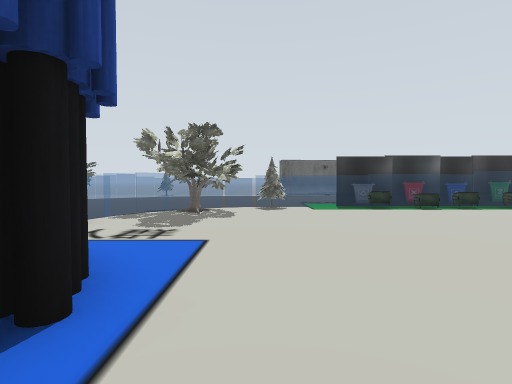
[1] (above)

18 first-person views from a walk through a robot-simulator world made for Gazebo. The camera is 0.45 m above the floor, tilts 2° down and sees 80° across. The lines on the ground mark 1 m squares. The floor is counted in squares, 0.5 m on a side. Each view is taken from the middle of a square. On the plan, view 1 faces up. The plan holds only what a view shows up to about 11 squares ahead; the rest is blank. The place goes on beyond the plan. The robots in the file are not drawn. Simple shapes stand in for some stock models.

[2]
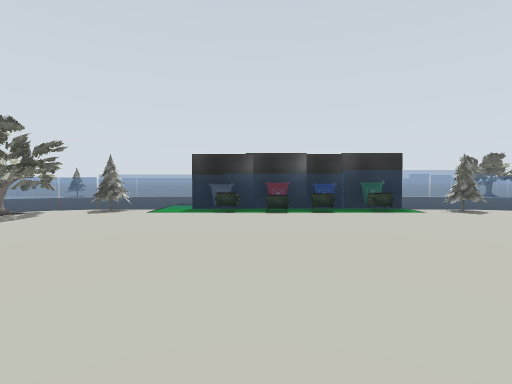

[3]
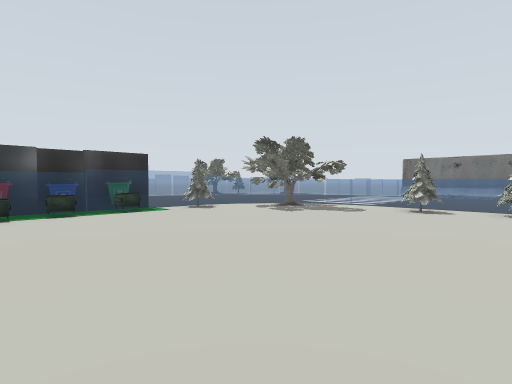

[4]
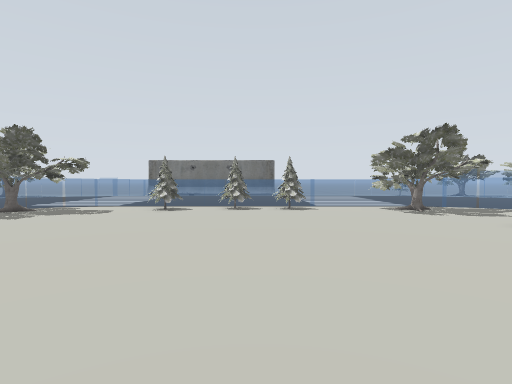

[5]
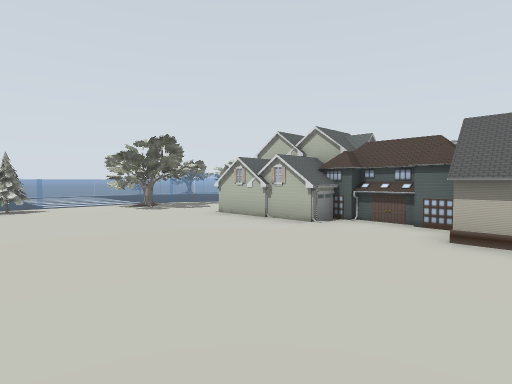

[6]
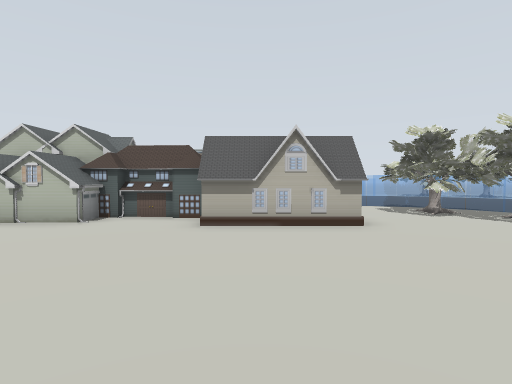

[7]
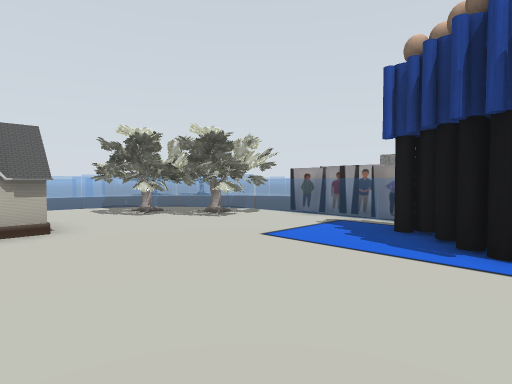

[8]
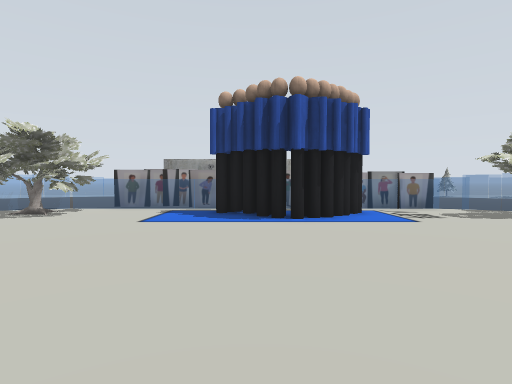

[9]
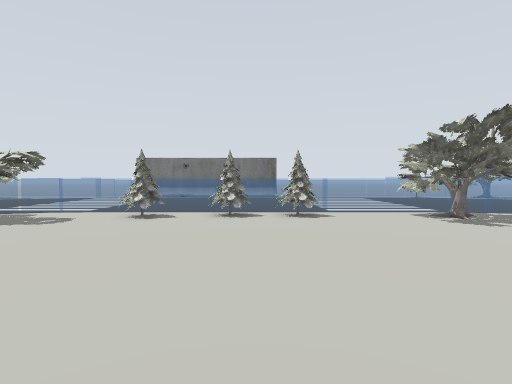

[10]
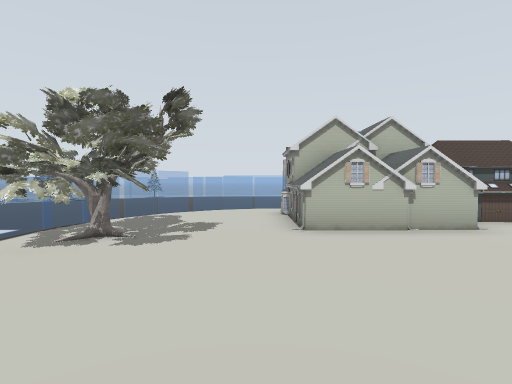

[11]
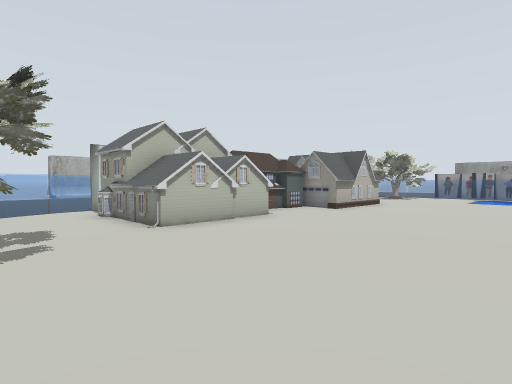

[12]
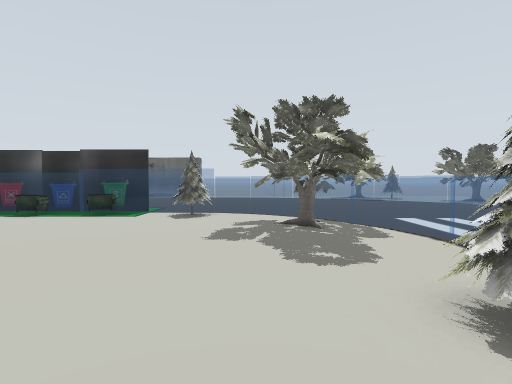

[13]
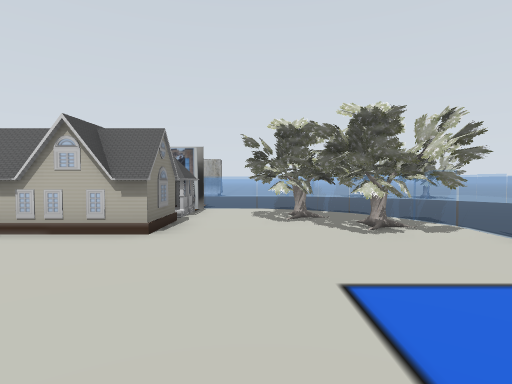

[14]
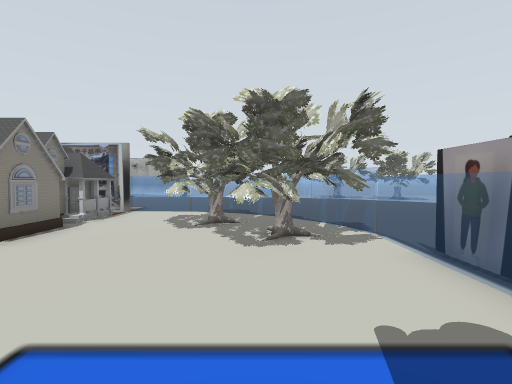

[15]
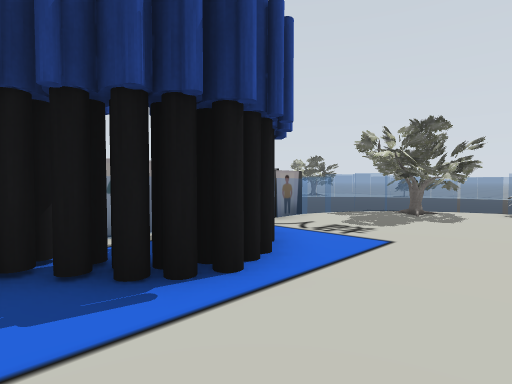

[16]
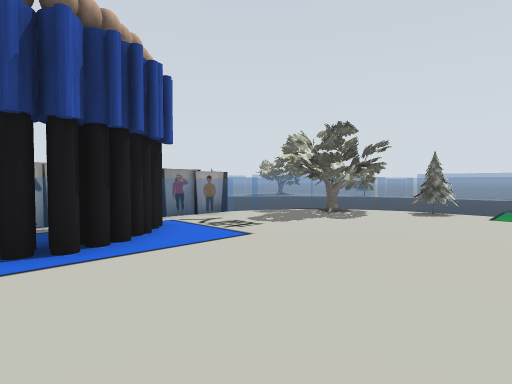

[17]
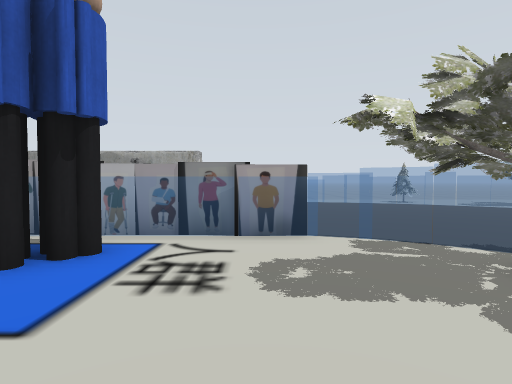

[18]
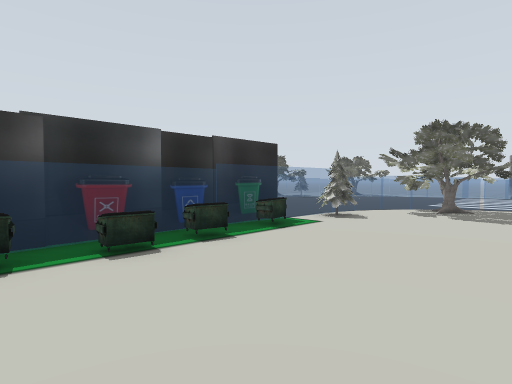

### Floor plan
Key: @ floor where view 1 was taken; # wall or solid block; . floor; = window, fence, low wall or low ledge; B bin; T oak tree; P pine tree; U dumpster; E person; H house; S sign.
Columns run from 4 left of view 1 to 16 right of it. Each row starts with its distance up from view 1.
 11 .. =##==B=BB=B=P==...
 10 .TTTPP..UUUU.U.PPT##.
  9 . TTT............TTT.
  8 =TTT.............TTT=
  7 =.TT.............TTT=
  6 S.................TT=
  5 S...................=
  4 SE................PP
  3 SEE................P=
  2 S.EE...............P#
  1  EE................P=
  0  E..@..............P
 -1 S..................P=
 -2 S...................=
 -3 S................TTT#
 -4 #TTT..HHHH........TT#
 -5 =TTT..H  HH.HHHH..TT#
 -6 =TTTT.HHHHHHHHHH...T=
 -7 . TTT.H    HH HH...=.
 -8 .=#TT.HH      HH..=..
 -9 ..=#===S      S===...

Where each view was taken, in squares from view 1:
view 1: 0 up, 0 right, facing up
view 2: 1 up, 5 right, facing up
view 3: 1 up, 5 right, facing up-right
view 4: 1 up, 5 right, facing right
view 5: 1 up, 4 right, facing down-right
view 6: 2 up, 4 right, facing down
view 7: 2 up, 3 right, facing down-left
view 8: 1 up, 6 right, facing left
view 9: 1 up, 7 right, facing right
view 10: 1 up, 12 right, facing down
view 11: 1 up, 14 right, facing down-left
view 12: 2 up, 13 right, facing up
view 13: 1 up, 0 right, facing down
view 14: 0 up, 2 left, facing down
view 15: 0 up, 1 right, facing up-left
view 16: 1 up, 3 right, facing up-left
view 17: 6 up, 1 right, facing left
view 18: 6 up, 4 right, facing up-right
